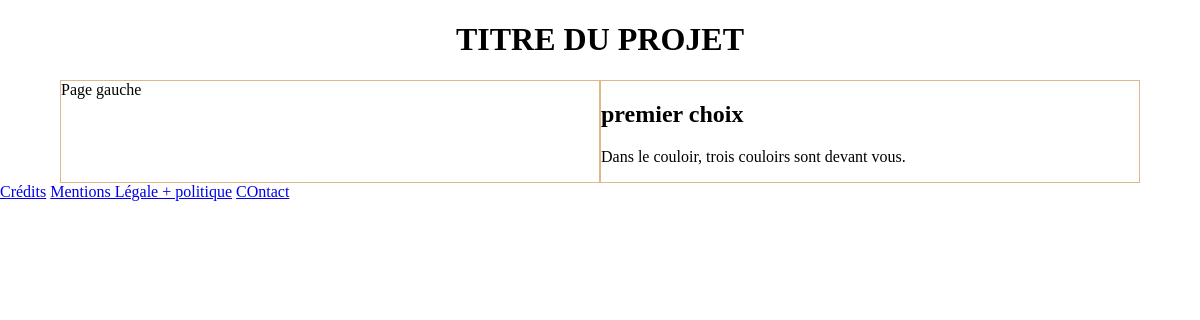
The page /story.php?id_game_in_progress=2&id_story=1 (signed in) on the database its author committed.
### tables this page shows
CREATE TABLE `save` (
  `id_save` int(11) NOT NULL,
  `id_story` int(11) NOT NULL,
  `id_game_in_progress` int(11) NOT NULL,
  `id_paragraphe` int(11) NOT NULL,
  `date_save` datetime NOT NULL DEFAULT CURRENT_TIMESTAMP
);

CREATE TABLE `paragraph` (
  `id_paragraph` int(11) NOT NULL,
  `title` varchar(50) NOT NULL,
  `content` text NOT NULL
);

### story.php (the view, shortened to what this page needs)
<?php include('inc/connect.php');?>
<?php include('inc/header.php');?>
<h1>TITRE DU PROJET</h1>
<main>
  <section>Page gauche</section>
  <section>
<?php
  $id_story = $_GET['id_story'];
  $id_game_in_progress = $_GET['id_game_in_progress'];
?>
    <div>
<?php
  $query = $db->prepare('
    SELECT *
    FROM save, game_in_progress, paragraph, story
    WHERE save.id_game_in_progress = game_in_progress.id_game_in_progress
    AND paragraph.id_paragraph = save.id_paragraphe
    AND story.id_story = :id_story
    AND game_in_progress.id_user = :id_user
    AND game_in_progress.id_game_in_progress = :id_game_in_progress
    ORDER BY save.id_save ASC
    ');
  $query->execute(array( 'id_story' => $id_story, 'id_user' => $_SESSION["id_user"], 'id_game_in_progress' => $id_game_in_progress  ));
  foreach ($query as $row) {
      echo '<h2>'.$row['title'].'</h2>';
      echo '<p>'.$row['content'].'</p>';
    }
?>
</div>
  </section>
</main>
<?php include('inc/footer.php');?>

### css/style.css (style rules this page uses)
h1 { text-align: center; }
main { display: flex; justify-content: space-between; max-width: 90%; margin: 0 auto; }
main section { border: 1px solid burlywood; width: 100%; }

### rows shown on the page
save: paragraph.title "premier choix", paragraph.content "Dans le couloir, trois couloirs sont devant vous."
